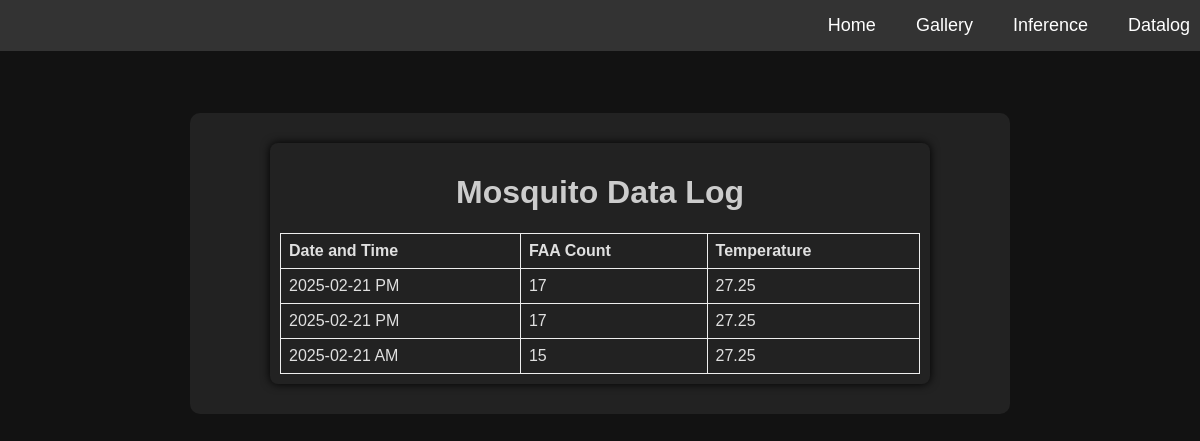
/data-log, run on an earlier commit of the app's database.
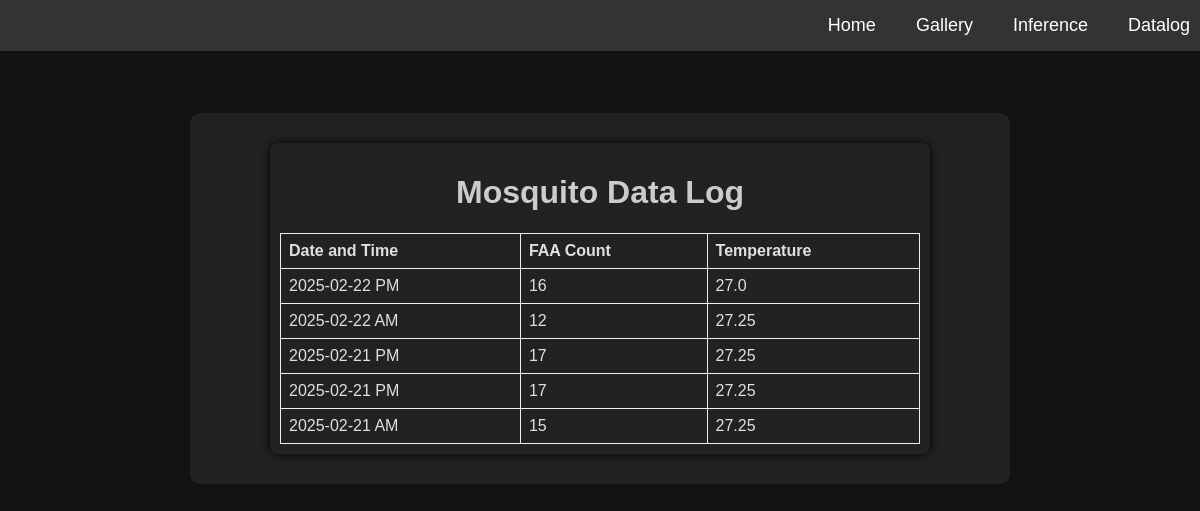
And on a later commit of the database.
### tables this page shows
CREATE TABLE MosquitoData (
    id INTEGER PRIMARY KEY AUTOINCREMENT,
    datetime TEXT NOT NULL,
    faa_count INTEGER,
    temperature REAL
);

### main.py (the view)
@app.route('/data-log')
def data_log():
    conn = sqlite3.connect(DATABASE_PATH)
    cursor = conn.cursor()
    cursor.execute("SELECT datetime, faa_count, temperature FROM MosquitoData ORDER BY datetime DESC")
    data = cursor.fetchall()
    conn.close()
    return render_template('data_log.html', data=data)

### templates/data_log.html
{% extends "base.html" %}
{% block content %}
<div class="container_datalog">
    <h1>Mosquito Data Log</h1>
    <table>
        <tr>
            <th>Date and Time</th>
            <th>FAA Count</th>
            <th>Temperature</th>
        </tr>
        {% for row in data %}
        <tr>
            <td>{{ row[0] }}</td>
            <td>{{ row[1] }}</td>
            <td>{{ row[2] }}</td>
        </tr>
        {% endfor %}
    </table>
</div>
{% endblock %}

### templates/base.html (shortened to what this page needs)
<!DOCTYPE html>
<html lang="en">
    <head>
        <link rel="stylesheet" href="/static/styles.css">
    </head>
<body>
<header>
    <a href="/">Home</a>
    <a href="/gallery">Gallery</a>
    <a href="/inference_output">Inference</a>
    <a href="/data-log">Datalog</a>
</header>
<div class="full-height">
    <div class="container">
        {% block content %}{% endblock %}
    </div>
</div>
</body>
</html>

### static/styles.css (style rules this page uses)
body { margin: 0; padding: 0; padding-top: 100px; background-color: #121212; font-family: Arial, sans-serif; color: #e0e0e0; height: 100%; overflow: auto; }
header { background-color: #333; padding: 5px 10px; color: white; display: flex; justify-content: flex-end; align-items: center; width: 100%; position: fixed; top: 0; z-index: 1050; }
header a { color: white; font-size: 18px; text-decoration: none; padding: 10px 15px; margin: 0 5px; background-color: transparent; display: inline-block; }
.container { background-color: #222; padding: 10px; margin: auto; margin-top: 3px; border-radius: 10px; width: 80%; max-width: 800px; text-align: center; position: relative; z-index: 100; }
h1, h2, h3, p { color: #ccc; }
.full-height { padding: 10px; margin: 0 auto; display: flex; flex-direction: column; justify-content: center; align-items: center; height: auto; }
table { width: 100%; margin-top: 20px; border-collapse: collapse; }
table, th, td { border: 1px solid #eee; }
th, td { padding: 8px; text-align: left; }
.container_datalog { width: 80%; margin: 20px auto; padding: 10px; background-color: #222; border-radius: 8px; box-shadow: 0 0 10px #000; text-align: center; }

What changed in the data, as far as the page shows it:
added MosquitoData: datetime "2025-02-22 PM", faa_count "16", temperature "27.0"
added MosquitoData: datetime "2025-02-22 AM", faa_count "12", temperature "27.25"
